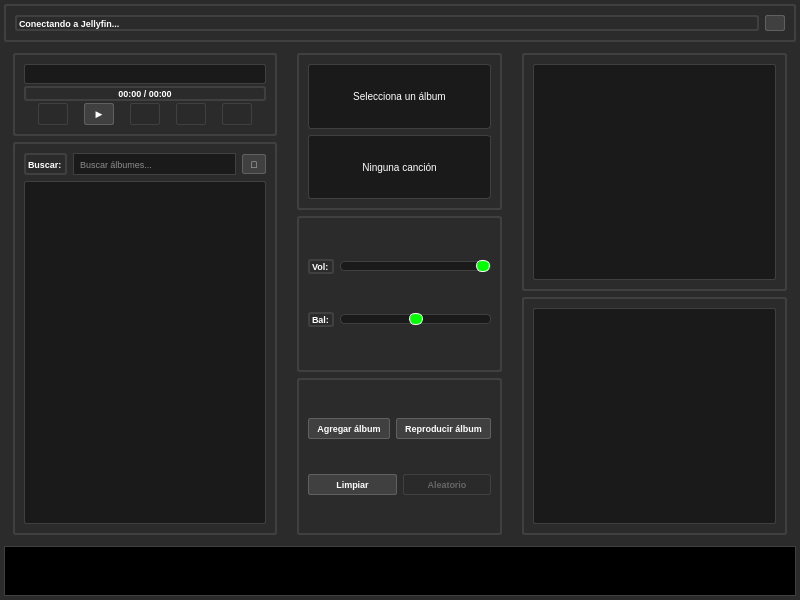
<?xml version="1.0" encoding="UTF-8"?>
<ui version="4.0">
 <class>MainWindow</class>
 <widget class="QMainWindow" name="MainWindow">
  <property name="geometry">
   <rect>
    <x>0</x>
    <y>0</y>
    <width>800</width>
    <height>600</height>
   </rect>
  </property>
  <property name="windowTitle">
   <string>Reproductor Jellyfin - Estilo Winamp</string>
  </property>
  <property name="styleSheet">
   <string notr="true">QMainWindow {
    background-color: #2b2b2b;
    color: #ffffff;
}</string>
  </property>
  <widget class="QWidget" name="centralwidget">
   <property name="enabled">
    <bool>true</bool>
   </property>
   <layout class="QVBoxLayout" name="verticalLayout">
    <property name="spacing">
     <number>2</number>
    </property>
    <property name="leftMargin">
     <number>4</number>
    </property>
    <property name="topMargin">
     <number>4</number>
    </property>
    <property name="rightMargin">
     <number>4</number>
    </property>
    <property name="bottomMargin">
     <number>4</number>
    </property>
    <item>
     <widget class="QFrame" name="titleFrame">
      <property name="styleSheet">
       <string notr="true">QFrame {
    background-color: #2b2b2b;
    border: 2px solid #404040;
    border-radius: 3px;
    color: #ffffff;
}</string>
      </property>
      <property name="frameShape">
       <enum>QFrame::Box</enum>
      </property>
      <property name="frameShadow">
       <enum>QFrame::Raised</enum>
      </property>
      <property name="lineWidth">
       <number>2</number>
      </property>
      <property name="midLineWidth">
       <number>1</number>
      </property>
      <layout class="QHBoxLayout" name="titleLayout">
       <item>
        <widget class="QLabel" name="statusLabel">
         <property name="styleSheet">
          <string notr="true">QLabel {
    color: #ffffff;
    font-size: 9px;
    font-weight: bold;
}</string>
         </property>
         <property name="text">
          <string>Conectando a Jellyfin...</string>
         </property>
        </widget>
       </item>
       <item>
        <widget class="QPushButton" name="minimizeButton">
         <property name="maximumSize">
          <size>
           <width>20</width>
           <height>16</height>
          </size>
         </property>
         <property name="styleSheet">
          <string notr="true">QPushButton {
    background-color: #404040;
    border: 1px solid #606060;
    border-radius: 2px;
    color: #ffffff;
    padding: 4px 8px;
    font-size: 9px;
    font-weight: bold;
}
QPushButton:hover {
    background-color: #505050;
    border: 1px solid #707070;
}
QPushButton:pressed {
    background-color: #303030;
    border: 1px solid #505050;
}</string>
         </property>
         <property name="text">
          <string>_</string>
         </property>
        </widget>
       </item>
      </layout>
     </widget>
    </item>
    <item>
     <layout class="QHBoxLayout" name="mainPanel">
      <item>
       <widget class="QFrame" name="leftPanel">
        <property name="frameShape">
         <enum>QFrame::NoFrame</enum>
        </property>
        <layout class="QVBoxLayout" name="leftPanelLayout">
         <item>
          <widget class="QFrame" name="controlsFrame">
           <property name="styleSheet">
            <string notr="true">QFrame {
    background-color: #2b2b2b;
    border: 2px solid #404040;
    border-radius: 3px;
    color: #ffffff;
}</string>
           </property>
           <property name="frameShape">
            <enum>QFrame::Box</enum>
           </property>
           <property name="frameShadow">
            <enum>QFrame::Raised</enum>
           </property>
           <property name="lineWidth">
            <number>2</number>
           </property>
           <property name="midLineWidth">
            <number>1</number>
           </property>
           <layout class="QVBoxLayout" name="controlsLayout">
            <property name="spacing">
             <number>2</number>
            </property>
            <item>
             <widget class="QProgressBar" name="progressBar">
              <property name="visible">
               <bool>false</bool>
              </property>
              <property name="styleSheet">
               <string notr="true">QProgressBar {
    border: 1px solid #404040;
    border-radius: 2px;
    text-align: center;
    background-color: #1a1a1a;
    color: #ffffff;
    font-size: 8px;
}
QProgressBar::chunk {
    background-color: #00ff00;
    border-radius: 1px;
}</string>
              </property>
             </widget>
            </item>
            <item>
             <widget class="QLabel" name="timeLabel">
              <property name="styleSheet">
               <string notr="true">QLabel {
    color: #ffffff;
    font-size: 9px;
    font-weight: bold;
}</string>
              </property>
              <property name="text">
               <string>00:00 / 00:00</string>
              </property>
              <property name="alignment">
               <set>Qt::AlignCenter</set>
              </property>
             </widget>
            </item>
            <item>
             <layout class="QHBoxLayout" name="buttonsLayout">
              <property name="spacing">
               <number>2</number>
              </property>
              <item>
               <widget class="QPushButton" name="prevButton">
                <property name="enabled">
                 <bool>false</bool>
                </property>
                <property name="maximumSize">
                 <size>
                  <width>30</width>
                  <height>25</height>
                 </size>
                </property>
                <property name="styleSheet">
                 <string notr="true">QPushButton {
    background-color: #000000;
    border: 1px solid #606060;
    border-radius: 2px;
    color: #ffffff;
    padding: 4px 8px;
    font-size: 9px;
    font-weight: bold;
}
QPushButton:hover {
    background-color: #000000;
    border: 1px solid #707070;
}
QPushButton:pressed {
    background-color: #303030;
    border: 1px solid #505050;
}
QPushButton:disabled {
    background-color: #2a2a2a;
    border: 1px solid #404040;
    color: #666666;
}</string>
                </property>
                <property name="icon">
                 <iconset>
                  <normaloff>icons/previous.png</normaloff>icons/previous.png</iconset>
                </property>
                <property name="iconSize">
                 <size>
                  <width>40</width>
                  <height>40</height>
                 </size>
                </property>
                <property name="checkable">
                 <bool>false</bool>
                </property>
               </widget>
              </item>
              <item>
               <widget class="QPushButton" name="playButton">
                <property name="maximumSize">
                 <size>
                  <width>30</width>
                  <height>25</height>
                 </size>
                </property>
                <property name="styleSheet">
                 <string notr="true">QPushButton {
    background-color: #404040;
    border: 1px solid #606060;
    border-radius: 2px;
    color: #ffffff;
    padding: 4px 8px;
    font-size: 9px;
    font-weight: bold;
}
QPushButton:hover {
    background-color: #505050;
    border: 1px solid #707070;
}
QPushButton:pressed {
    background-color: #303030;
    border: 1px solid #505050;
}</string>
                </property>
                <property name="text">
                 <string>▶</string>
                </property>
                <property name="iconSize">
                 <size>
                  <width>40</width>
                  <height>40</height>
                 </size>
                </property>
               </widget>
              </item>
              <item>
               <widget class="QPushButton" name="pauseButton">
                <property name="enabled">
                 <bool>false</bool>
                </property>
                <property name="maximumSize">
                 <size>
                  <width>30</width>
                  <height>25</height>
                 </size>
                </property>
                <property name="autoFillBackground">
                 <bool>false</bool>
                </property>
                <property name="styleSheet">
                 <string notr="true">QPushButton {
    background-color: #404040;
    border: 1px solid #606060;
    border-radius: 2px;
    color: #ffffff;
    padding: 4px 8px;
    font-size: 9px;
    font-weight: bold;
}
QPushButton:hover {
    background-color: #505050;
    border: 1px solid #707070;
}
QPushButton:pressed {
    background-color: #303030;
    border: 1px solid #505050;
}
QPushButton:disabled {
    background-color: #2a2a2a;
    border: 1px solid #404040;
    color: #666666;
}</string>
                </property>
                <property name="icon">
                 <iconset>
                  <normaloff>icons/pause.png</normaloff>icons/pause.png</iconset>
                </property>
                <property name="iconSize">
                 <size>
                  <width>40</width>
                  <height>40</height>
                 </size>
                </property>
               </widget>
              </item>
              <item>
               <widget class="QPushButton" name="stopButton">
                <property name="enabled">
                 <bool>false</bool>
                </property>
                <property name="maximumSize">
                 <size>
                  <width>30</width>
                  <height>25</height>
                 </size>
                </property>
                <property name="styleSheet">
                 <string notr="true">QPushButton {
    background-color: #404040;
    border: 1px solid #606060;
    border-radius: 2px;
    color: #ffffff;
    padding: 4px 8px;
    font-size: 9px;
    font-weight: bold;
}
QPushButton:hover {
    background-color: #505050;
    border: 1px solid #707070;
}
QPushButton:pressed {
    background-color: #303030;
    border: 1px solid #505050;
}
QPushButton:disabled {
    background-color: #2a2a2a;
    border: 1px solid #404040;
    color: #666666;
}</string>
                </property>
                <property name="icon">
                 <iconset>
                  <normaloff>icons/stop.png</normaloff>icons/stop.png</iconset>
                </property>
                <property name="iconSize">
                 <size>
                  <width>40</width>
                  <height>40</height>
                 </size>
                </property>
               </widget>
              </item>
              <item>
               <widget class="QPushButton" name="nextButton">
                <property name="enabled">
                 <bool>false</bool>
                </property>
                <property name="maximumSize">
                 <size>
                  <width>30</width>
                  <height>25</height>
                 </size>
                </property>
                <property name="styleSheet">
                 <string notr="true">QPushButton {
    background-color: #404040;
    border: 1px solid #606060;
    border-radius: 2px;
    color: #ffffff;
    padding: 4px 8px;
    font-size: 9px;
    font-weight: bold;
}
QPushButton:hover {
    background-color: #505050;
    border: 1px solid #707070;
}
QPushButton:pressed {
    background-color: #303030;
    border: 1px solid #505050;
}
QPushButton:disabled {
    background-color: #2a2a2a;
    border: 1px solid #404040;
    color: #666666;
}</string>
                </property>
                <property name="icon">
                 <iconset>
                  <normaloff>icons/next.png</normaloff>icons/next.png</iconset>
                </property>
                <property name="iconSize">
                 <size>
                  <width>40</width>
                  <height>40</height>
                 </size>
                </property>
               </widget>
              </item>
             </layout>
            </item>
           </layout>
          </widget>
         </item>
         <item>
          <widget class="QFrame" name="albumsFrame">
           <property name="styleSheet">
            <string notr="true">QFrame {
    background-color: #2b2b2b;
    border: 2px solid #404040;
    border-radius: 3px;
    color: #ffffff;
}</string>
           </property>
           <property name="frameShape">
            <enum>QFrame::Box</enum>
           </property>
           <property name="frameShadow">
            <enum>QFrame::Raised</enum>
           </property>
           <property name="lineWidth">
            <number>2</number>
           </property>
           <property name="midLineWidth">
            <number>1</number>
           </property>
           <layout class="QVBoxLayout" name="albumsLayout">
            <item>
             <layout class="QHBoxLayout" name="searchLayout">
              <item>
               <widget class="QLabel" name="searchLabel">
                <property name="styleSheet">
                 <string notr="true">QLabel {
    color: #ffffff;
    font-size: 9px;
    font-weight: bold;
}</string>
                </property>
                <property name="text">
                 <string>Buscar:</string>
                </property>
               </widget>
              </item>
              <item>
               <widget class="QLineEdit" name="searchInput">
                <property name="styleSheet">
                 <string notr="true">QLineEdit {
    background-color: #1a1a1a;
    border: 1px solid #404040;
    color: #ffffff;
    padding: 2px 4px;
    font-size: 9px;
}</string>
                </property>
                <property name="placeholderText">
                 <string>Buscar álbumes...</string>
                </property>
               </widget>
              </item>
              <item>
               <widget class="QPushButton" name="refreshButton">
                <property name="maximumSize">
                 <size>
                  <width>24</width>
                  <height>20</height>
                 </size>
                </property>
                <property name="styleSheet">
                 <string notr="true">QPushButton {
    background-color: #404040;
    border: 1px solid #606060;
    border-radius: 2px;
    color: #ffffff;
    padding: 4px 8px;
    font-size: 9px;
    font-weight: bold;
}
QPushButton:hover {
    background-color: #505050;
    border: 1px solid #707070;
}
QPushButton:pressed {
    background-color: #303030;
    border: 1px solid #505050;
}</string>
                </property>
                <property name="text">
                 <string>🔄</string>
                </property>
               </widget>
              </item>
             </layout>
            </item>
            <item>
             <widget class="QListWidget" name="albumsList">
              <property name="styleSheet">
               <string notr="true">QListWidget {
    background-color: #1a1a1a;
    border: 1px solid #404040;
    border-radius: 2px;
    color: #ffffff;
    font-size: 9px;
    selection-background-color: #404040;
    selection-color: #ffffff;
}
QListWidget::item {
    padding: 2px 4px;
    border-bottom: 1px solid #2a2a2a;
}
QListWidget::item:selected {
    background-color: #404040;
}
QListWidget::item:hover {
    background-color: #303030;
}</string>
              </property>
             </widget>
            </item>
           </layout>
          </widget>
         </item>
        </layout>
       </widget>
      </item>
      <item>
       <widget class="QFrame" name="centerPanel">
        <property name="frameShape">
         <enum>QFrame::NoFrame</enum>
        </property>
        <layout class="QVBoxLayout" name="centerPanelLayout">
         <item>
          <widget class="QFrame" name="infoFrame">
           <property name="styleSheet">
            <string notr="true">QFrame {
    background-color: #2b2b2b;
    border: 2px solid #404040;
    border-radius: 3px;
    color: #ffffff;
}</string>
           </property>
           <property name="frameShape">
            <enum>QFrame::Box</enum>
           </property>
           <property name="frameShadow">
            <enum>QFrame::Raised</enum>
           </property>
           <property name="lineWidth">
            <number>2</number>
           </property>
           <property name="midLineWidth">
            <number>1</number>
           </property>
           <layout class="QVBoxLayout" name="infoLayout">
            <item>
             <widget class="QLabel" name="albumInfoLabel">
              <property name="styleSheet">
               <string notr="true">QLabel {
    background-color: #1a1a1a;
    border: 1px solid #404040;
    padding: 4px;
    font-size: 10px;
    color: #ffffff;
}</string>
              </property>
              <property name="text">
               <string>Selecciona un álbum</string>
              </property>
              <property name="alignment">
               <set>Qt::AlignCenter</set>
              </property>
             </widget>
            </item>
            <item>
             <widget class="QLabel" name="currentSongLabel">
              <property name="styleSheet">
               <string notr="true">QLabel {
    background-color: #1a1a1a;
    border: 1px solid #404040;
    padding: 4px;
    font-size: 10px;
    color: #ffffff;
}</string>
              </property>
              <property name="text">
               <string>Ninguna canción</string>
              </property>
              <property name="alignment">
               <set>Qt::AlignCenter</set>
              </property>
             </widget>
            </item>
           </layout>
          </widget>
         </item>
         <item>
          <widget class="QFrame" name="audioFrame">
           <property name="styleSheet">
            <string notr="true">QFrame {
    background-color: #2b2b2b;
    border: 2px solid #404040;
    border-radius: 3px;
    color: #ffffff;
}</string>
           </property>
           <property name="frameShape">
            <enum>QFrame::Box</enum>
           </property>
           <property name="frameShadow">
            <enum>QFrame::Raised</enum>
           </property>
           <property name="lineWidth">
            <number>2</number>
           </property>
           <property name="midLineWidth">
            <number>1</number>
           </property>
           <layout class="QGridLayout" name="audioLayout">
            <item row="0" column="0">
             <widget class="QLabel" name="volLabel">
              <property name="styleSheet">
               <string notr="true">QLabel {
    color: #ffffff;
    font-size: 9px;
    font-weight: bold;
}</string>
              </property>
              <property name="text">
               <string>Vol:</string>
              </property>
             </widget>
            </item>
            <item row="0" column="1">
             <widget class="QSlider" name="volumeSlider">
              <property name="styleSheet">
               <string notr="true">QSlider::groove:horizontal {
    border: 1px solid #404040;
    height: 8px;
    background: #1a1a1a;
    border-radius: 4px;
}
QSlider::handle:horizontal {
    background: #00ff00;
    border: 1px solid #ffffff;
    width: 12px;
    margin: -2px 0;
    border-radius: 6px;
}</string>
              </property>
              <property name="maximum">
               <number>100</number>
              </property>
              <property name="value">
               <number>100</number>
              </property>
              <property name="orientation">
               <enum>Qt::Horizontal</enum>
              </property>
             </widget>
            </item>
            <item row="1" column="0">
             <widget class="QLabel" name="balLabel">
              <property name="styleSheet">
               <string notr="true">QLabel {
    color: #ffffff;
    font-size: 9px;
    font-weight: bold;
}</string>
              </property>
              <property name="text">
               <string>Bal:</string>
              </property>
             </widget>
            </item>
            <item row="1" column="1">
             <widget class="QSlider" name="balanceSlider">
              <property name="styleSheet">
               <string notr="true">QSlider::groove:horizontal {
    border: 1px solid #404040;
    height: 8px;
    background: #1a1a1a;
    border-radius: 4px;
}
QSlider::handle:horizontal {
    background: #00ff00;
    border: 1px solid #ffffff;
    width: 12px;
    margin: -2px 0;
    border-radius: 6px;
}</string>
              </property>
              <property name="minimum">
               <number>-100</number>
              </property>
              <property name="maximum">
               <number>100</number>
              </property>
              <property name="orientation">
               <enum>Qt::Horizontal</enum>
              </property>
             </widget>
            </item>
           </layout>
          </widget>
         </item>
         <item>
          <widget class="QFrame" name="albumButtonsFrame">
           <property name="styleSheet">
            <string notr="true">QFrame {
    background-color: #2b2b2b;
    border: 2px solid #404040;
    border-radius: 3px;
    color: #ffffff;
}</string>
           </property>
           <property name="frameShape">
            <enum>QFrame::Box</enum>
           </property>
           <property name="frameShadow">
            <enum>QFrame::Raised</enum>
           </property>
           <property name="lineWidth">
            <number>2</number>
           </property>
           <property name="midLineWidth">
            <number>1</number>
           </property>
           <layout class="QVBoxLayout" name="albumButtonsLayout">
            <item>
             <layout class="QHBoxLayout" name="albumButtons">
              <item>
               <widget class="QPushButton" name="addAllButton">
                <property name="styleSheet">
                 <string notr="true">QPushButton {
    background-color: #404040;
    border: 1px solid #606060;
    border-radius: 2px;
    color: #ffffff;
    padding: 4px 8px;
    font-size: 9px;
    font-weight: bold;
}
QPushButton:hover {
    background-color: #505050;
    border: 1px solid #707070;
}
QPushButton:pressed {
    background-color: #303030;
    border: 1px solid #505050;
}</string>
                </property>
                <property name="text">
                 <string>Agregar álbum</string>
                </property>
               </widget>
              </item>
              <item>
               <widget class="QPushButton" name="playAlbumButton">
                <property name="styleSheet">
                 <string notr="true">QPushButton {
    background-color: #404040;
    border: 1px solid #606060;
    border-radius: 2px;
    color: #ffffff;
    padding: 4px 8px;
    font-size: 9px;
    font-weight: bold;
}
QPushButton:hover {
    background-color: #505050;
    border: 1px solid #707070;
}
QPushButton:pressed {
    background-color: #303030;
    border: 1px solid #505050;
}</string>
                </property>
                <property name="text">
                 <string>Reproducir álbum</string>
                </property>
               </widget>
              </item>
             </layout>
            </item>
            <item>
             <layout class="QHBoxLayout" name="queueButtons">
              <item>
               <widget class="QPushButton" name="clearQueueButton">
                <property name="styleSheet">
                 <string notr="true">QPushButton {
    background-color: #404040;
    border: 1px solid #606060;
    border-radius: 2px;
    color: #ffffff;
    padding: 4px 8px;
    font-size: 9px;
    font-weight: bold;
}
QPushButton:hover {
    background-color: #505050;
    border: 1px solid #707070;
}
QPushButton:pressed {
    background-color: #303030;
    border: 1px solid #505050;
}</string>
                </property>
                <property name="text">
                 <string>Limpiar</string>
                </property>
               </widget>
              </item>
              <item>
               <widget class="QPushButton" name="shuffleButton">
                <property name="enabled">
                 <bool>false</bool>
                </property>
                <property name="styleSheet">
                 <string notr="true">QPushButton {
    background-color: #404040;
    border: 1px solid #606060;
    border-radius: 2px;
    color: #ffffff;
    padding: 4px 8px;
    font-size: 9px;
    font-weight: bold;
}
QPushButton:hover {
    background-color: #505050;
    border: 1px solid #707070;
}
QPushButton:pressed {
    background-color: #303030;
    border: 1px solid #505050;
}
QPushButton:disabled {
    background-color: #2a2a2a;
    border: 1px solid #404040;
    color: #666666;
}</string>
                </property>
                <property name="text">
                 <string>Aleatorio</string>
                </property>
               </widget>
              </item>
             </layout>
            </item>
           </layout>
          </widget>
         </item>
        </layout>
       </widget>
      </item>
      <item>
       <widget class="QFrame" name="rightPanel">
        <property name="frameShape">
         <enum>QFrame::NoFrame</enum>
        </property>
        <layout class="QVBoxLayout" name="rightPanelLayout">
         <item>
          <widget class="QFrame" name="songsFrame">
           <property name="styleSheet">
            <string notr="true">QFrame {
    background-color: #2b2b2b;
    border: 2px solid #404040;
    border-radius: 3px;
    color: #ffffff;
}</string>
           </property>
           <property name="frameShape">
            <enum>QFrame::Box</enum>
           </property>
           <property name="frameShadow">
            <enum>QFrame::Raised</enum>
           </property>
           <property name="lineWidth">
            <number>2</number>
           </property>
           <property name="midLineWidth">
            <number>1</number>
           </property>
           <layout class="QVBoxLayout" name="songsLayout">
            <item>
             <widget class="QListWidget" name="songsList">
              <property name="styleSheet">
               <string notr="true">QListWidget {
    background-color: #1a1a1a;
    border: 1px solid #404040;
    border-radius: 2px;
    color: #ffffff;
    font-size: 9px;
    selection-background-color: #404040;
    selection-color: #ffffff;
}
QListWidget::item {
    padding: 2px 4px;
    border-bottom: 1px solid #2a2a2a;
}
QListWidget::item:selected {
    background-color: #404040;
}
QListWidget::item:hover {
    background-color: #303030;
}</string>
              </property>
             </widget>
            </item>
           </layout>
          </widget>
         </item>
         <item>
          <widget class="QFrame" name="queueFrame">
           <property name="styleSheet">
            <string notr="true">QFrame {
    background-color: #2b2b2b;
    border: 2px solid #404040;
    border-radius: 3px;
    color: #ffffff;
}</string>
           </property>
           <property name="frameShape">
            <enum>QFrame::Box</enum>
           </property>
           <property name="frameShadow">
            <enum>QFrame::Raised</enum>
           </property>
           <property name="lineWidth">
            <number>2</number>
           </property>
           <property name="midLineWidth">
            <number>1</number>
           </property>
           <layout class="QVBoxLayout" name="queueLayout">
            <item>
             <widget class="QListWidget" name="queueList">
              <property name="styleSheet">
               <string notr="true">QListWidget {
    background-color: #1a1a1a;
    border: 1px solid #404040;
    border-radius: 2px;
    color: #ffffff;
    font-size: 9px;
    selection-background-color: #404040;
    selection-color: #ffffff;
}
QListWidget::item {
    padding: 2px 4px;
    border-bottom: 1px solid #2a2a2a;
}
QListWidget::item:selected {
    background-color: #404040;
}
QListWidget::item:hover {
    background-color: #303030;
}</string>
              </property>
             </widget>
            </item>
           </layout>
          </widget>
         </item>
        </layout>
       </widget>
      </item>
     </layout>
    </item>
    <item>
     <widget class="QWidget" name="visualizerWidget" native="true">
      <property name="minimumSize">
       <size>
        <width>0</width>
        <height>50</height>
       </size>
      </property>
      <property name="maximumSize">
       <size>
        <width>16777215</width>
        <height>80</height>
       </size>
      </property>
      <property name="visible">
       <bool>false</bool>
      </property>
      <property name="styleSheet">
       <string notr="true">background-color: #000000; border: 1px solid #404040;</string>
      </property>
     </widget>
    </item>
   </layout>
  </widget>
 </widget>
 <resources/>
 <connections/>
</ui>
